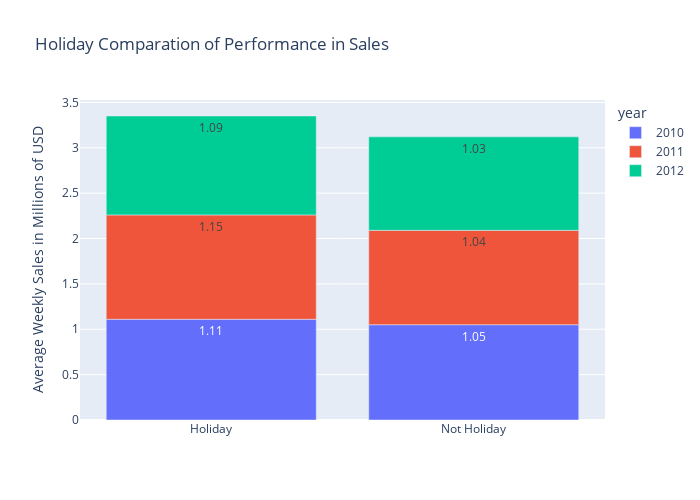

This figure's notebook cell:
### Markdown cell above
## Sales Performance Based on Holiday

### Code cell
# create a copy from dataset
holiday = df.copy()

# add year coloumn in dataset
holiday['year'] = holiday['date'].dt.year
holiday['year'] = holiday['year'].astype('category')
holiday['holiday_flag'] = holiday['holiday_flag'].apply(lambda x: 'Holiday' if x == 1 else 'Not Holiday')

# create group by `holiday_flag` for `weekly_sales`
holiday = holiday.groupby(['year','holiday_flag'])['weekly_sales'].mean().apply(lambda x:round(x,2)).to_frame().reset_index()

# create bar plot
fig_1 = px.bar(
    data_frame=holiday,
    x='holiday_flag', 
    y='weekly_sales', 
    color='year',
    text_auto=True,
    width=700,
    height=500,
    title='Holiday Comparation of Performance in Sales')

# update layout
fig_1.update_layout(
    xaxis=dict(title=None),
    yaxis=dict(title='Average Weekly Sales in Millions of USD')
)

# show the chart
fig_1.show()

### Figure 1 — Plotly figure (JSON) as saved in the notebook; plotly's stock layout.template omitted (floating-point values rounded to 4 significant figures)
{"data": [{"alignmentgroup": "True", "hovertemplate": "year=2010<br>holiday_flag=%{x}<br>weekly_sales=%{y}<extra></extra>", "legendgroup": "2010", "marker": {"color": "#636efa", "pattern": {"shape": ""}}, "name": "2010", "offsetgroup": "2010", "orientation": "v", "showlegend": true, "textposition": "auto", "texttemplate": "%{y}", "type": "bar", "x": ["Holiday", "Not Holiday"], "xaxis": "x", "y": [1.11, 1.05], "yaxis": "y"}, {"alignmentgroup": "True", "hovertemplate": "year=2011<br>holiday_flag=%{x}<br>weekly_sales=%{y}<extra></extra>", "legendgroup": "2011", "marker": {"color": "#EF553B", "pattern": {"shape": ""}}, "name": "2011", "offsetgroup": "2011", "orientation": "v", "showlegend": true, "textposition": "auto", "texttemplate": "%{y}", "type": "bar", "x": ["Holiday", "Not Holiday"], "xaxis": "x", "y": [1.15, 1.04], "yaxis": "y"}, {"alignmentgroup": "True", "hovertemplate": "year=2012<br>holiday_flag=%{x}<br>weekly_sales=%{y}<extra></extra>", "legendgroup": "2012", "marker": {"color": "#00cc96", "pattern": {"shape": ""}}, "name": "2012", "offsetgroup": "2012", "orientation": "v", "showlegend": true, "textposition": "auto", "texttemplate": "%{y}", "type": "bar", "x": ["Holiday", "Not Holiday"], "xaxis": "x", "y": [1.09, 1.03], "yaxis": "y"}], "layout": {"barmode": "relative", "height": 500, "legend": {"title": {"text": "year"}, "tracegroupgap": 0}, "title": {"text": "Holiday Comparation of Performance in Sales"}, "width": 700, "xaxis": {"anchor": "y", "domain": [0, 1], "title": {}}, "yaxis": {"anchor": "x", "domain": [0, 1], "title": {"text": "Average Weekly Sales in Millions of USD"}}}}
